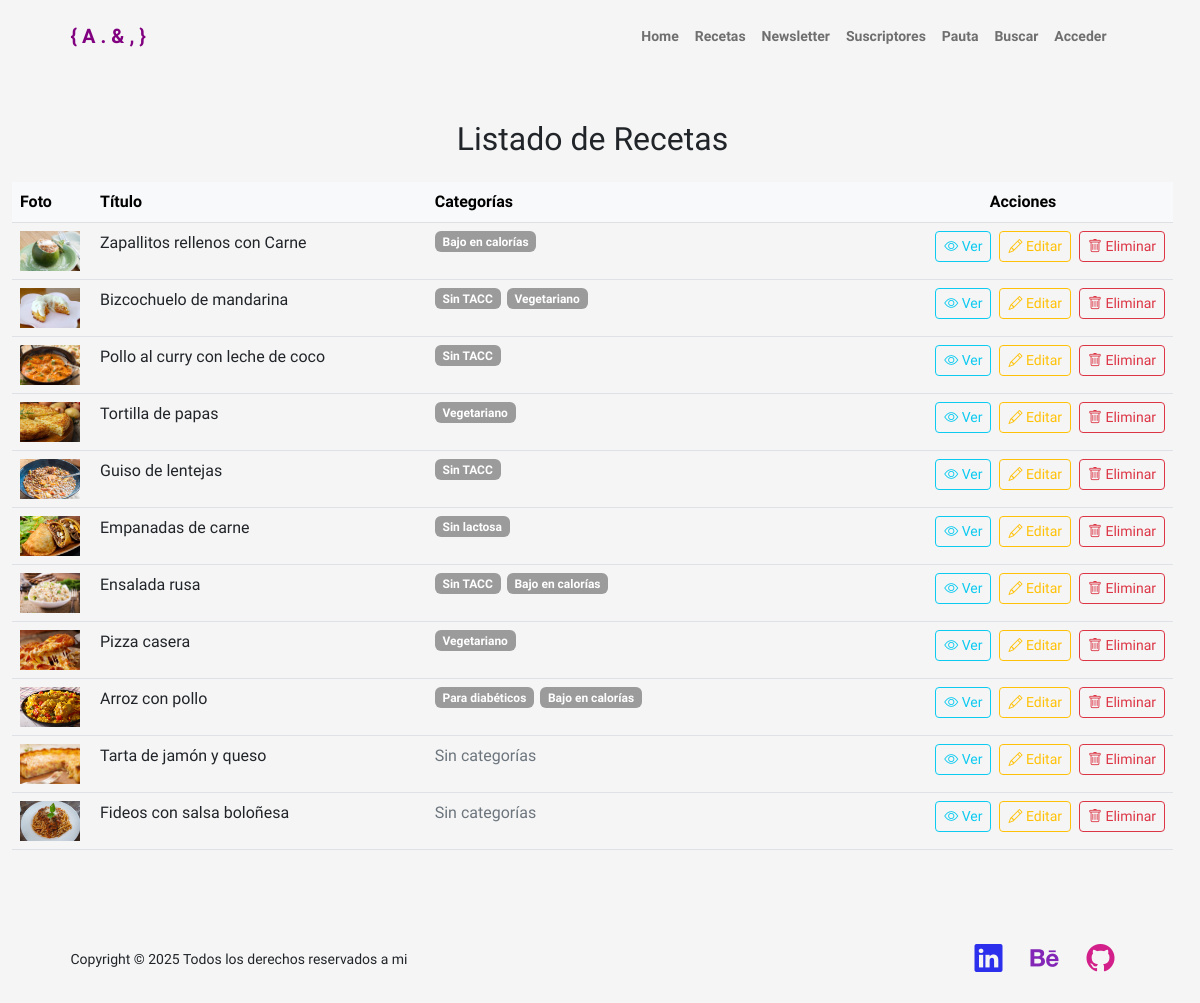
The page /tabla_edicion_recetas/ on the database as committed earlier.
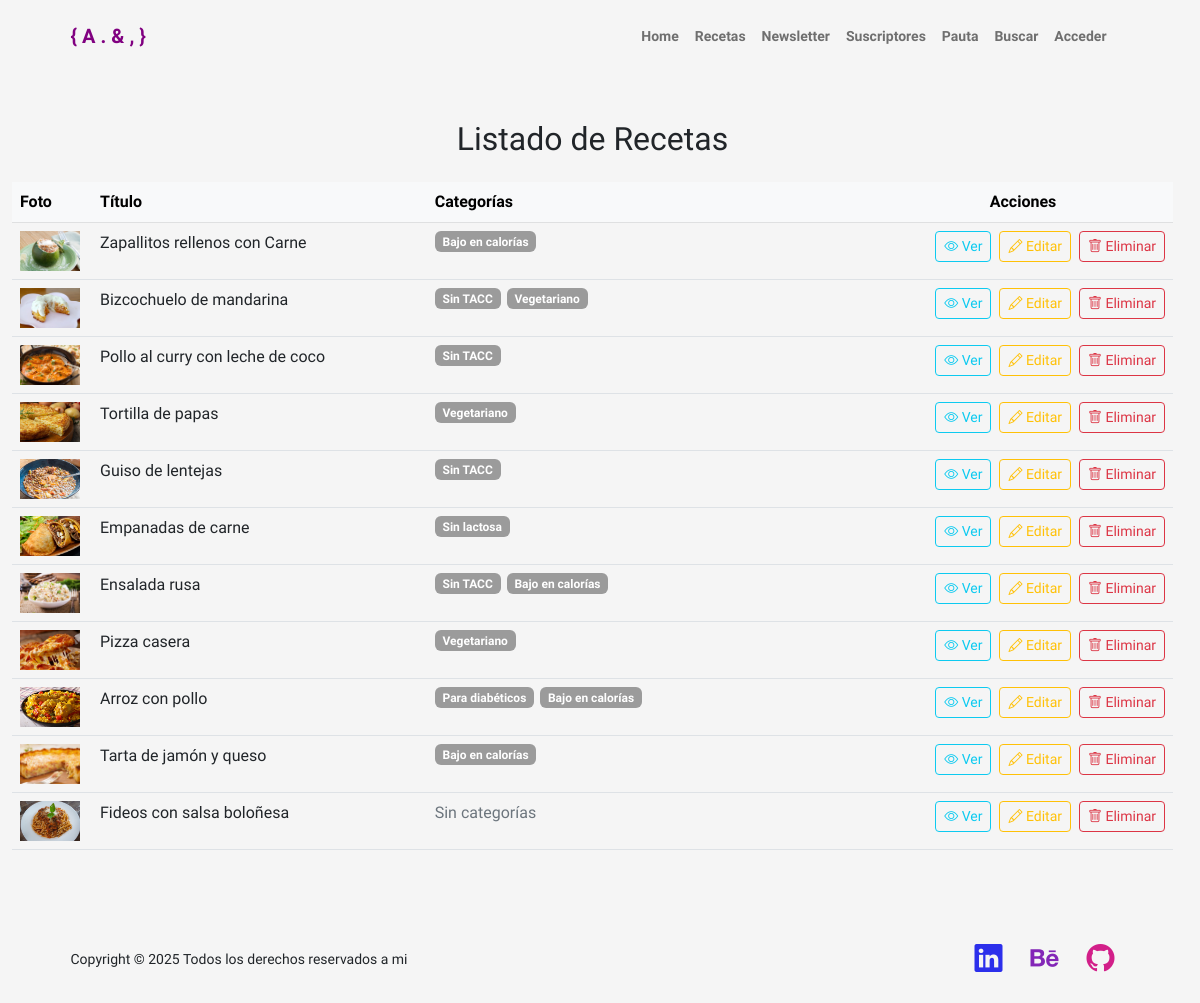
The same page on the database as committed later.
### portfolio/models.py (models this page shows, shortened)
class Receta(models.Model):
    titulo = models.CharField(max_length=100)
    foto = models.ImageField(upload_to='recetas/', blank=True, null=True)
    receta = RichTextField()
    categorias = models.ManyToManyField(Categorias, blank=True)

class Categorias(models.Model):
    nombre = models.CharField(max_length=100, unique=True)

### portfolio/views.py (the view)
# urls.py: path('tabla_edicion_recetas/', views.tabla_edicion_recetas, name='tabla_edicion_recetas'),
def tabla_edicion_recetas(request):
    recetas = Receta.objects.all().order_by('-id')
    return render(request, 'portfolio/tabla_edicion_recetas.html', {'recetas': recetas})

### portfolio/templates/portfolio/tabla_edicion_recetas.html (shortened to what this page needs)
{% extends 'portfolio/padre.html' %}
{% load static %}
{% block contenido %}
<div class="container py-5" style="max-width: 1200px;">
    <h2 class="mb-4 text-center">Listado de Recetas</h2>
    <div class="table-responsive">
        <table class="table table-hover align-left">
            <thead class="table-light">
                <tr class="text-start">
                    <th style="width: 80px;">Foto</th>
                    <th style="max-width: 150px;">Título</th>
                    <th style="max-width: 100px;">Categorías</th>
                    <th style="width: 300px;" class="text-center">Acciones</th>
                </tr>
            </thead>
            <tbody>
                {% for receta in recetas %}
                    <td>
                    {% if receta.foto %}
                        <img src="{{ receta.foto.url }}" alt="{{ receta.titulo }}" style="width: 60px; height: 40px; object-fit: cover;">
                    {% else %}
                        <img src="{% static 'portfolio/img/imagen_default.jpg' %}" alt="Sin foto" style="width: 60px; height: 40px; object-fit: cover;">
                    {% endif %}
                    </td>
                    <td style="max-width: 150px; overflow: hidden; text-overflow: ellipsis; white-space: nowrap;" class="text-start">
                        {{ receta.titulo }}
                    </td>
                    <td style="max-width: 200px;" class="text-start">
                        <div style="display: flex; flex-wrap: wrap; gap: 2px;">
                            {% for cat in receta.categorias.all %}
                                <span class="badge bg-secondary me-1 mb-1" style="background-color: #9b9b9b !important;">{{ cat.nombre }}</span>
                            {% empty %}
                                <span class="text-muted">Sin categorías</span>
                            {% endfor %}
                        </div>
                    </td>
                    <td class="text-end">
                        <a href="{% url 'detalle_receta' receta.pk %}" class="btn btn-sm btn-outline-info me-1" title="Ver">
                            <i class="bi bi-eye"></i>
                            Ver
                        </a>
                        <a href="{% url 'editar_receta' receta.pk %}" class="btn btn-sm btn-outline-warning me-1" title="Editar">
                            <i class="bi bi-pencil"></i>
                            Editar
                        </a>
                    <form method="post" action="{% url 'eliminar_receta' receta.pk %}" style="display: inline;" onsubmit="return confirm('¿Estás seguro de que quieres eliminar esta receta?');">
                        <button type="submit" class="btn btn-sm btn-outline-danger" title="Eliminar" onclick="event.stopPropagation();">
                            <i class="bi bi-trash"></i>
                            Eliminar
                        </button>
                    </form>
                    </td>
                {% empty %}
                <tr>
                    <td colspan="4" class="text-center">No hay recetas cargadas.</td>
                </tr>
                {% endfor %}
            </tbody>
        </table>
    </div>
</div>
{% endblock %}

Rows that differ between the two databases and show on the page:
changed Receta "Tarta de jamón y queso": gains Categorias (nombre "Bajo en calorías"); no longer shows "Sin categorías"
